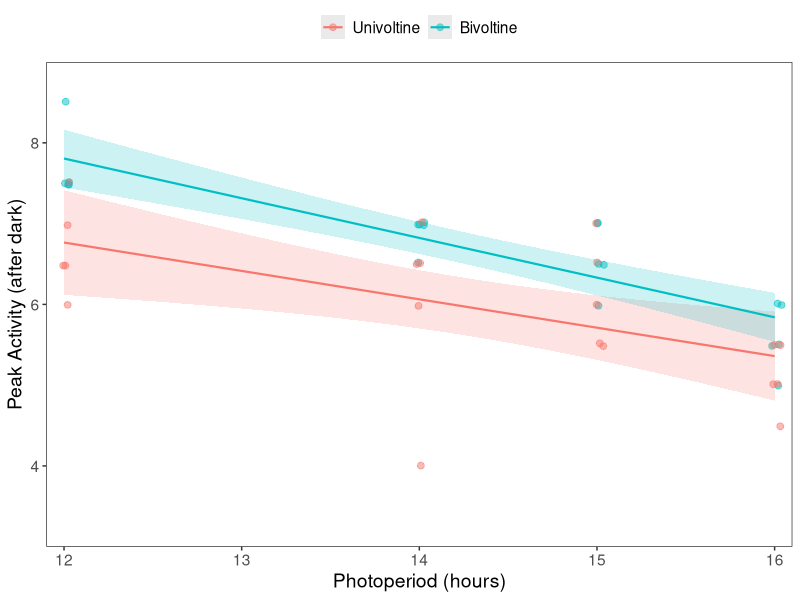
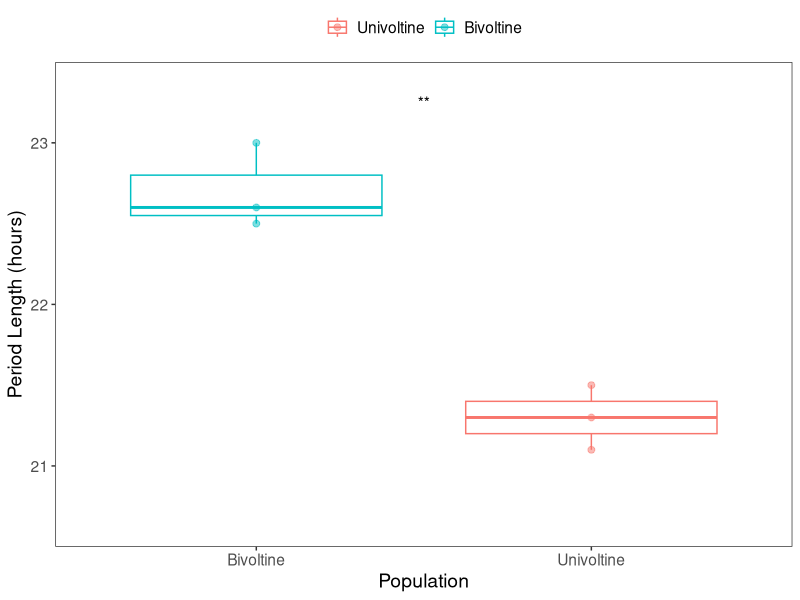

The R script that drew these images, in order: (Note: this script raises an error after producing the figures.)
## ---- chunk 1
library('car')
library('emmeans')
library('ggplot2')
library('ggpubr')
library('readr')
library('tidyverse')

## ---- chunk 2

## ---- chunk 3
phase_df <- read_csv("../data/activity_summary.csv", 
                         col_types = cols(X1 = col_skip()))

phase_df$strain = as.factor(phase_df$strain)
phase_df$strain = relevel(phase_df$strain, ref = 'univoltine')

#lm
m1 = lm(peak_after_day ~ daylength+strain, data = phase_df)
car::Anova(m1)
m1_contrast = emmeans::contrast(emmeans::emmeans(m1, ~ strain, type = 'response'), method = 'pairwise')
summary(m1_contrast, infer = c(TRUE, TRUE))

figure1c = ggplot(data=phase_df,
                 aes(x=daylength, y=peak_after_day, color=strain)) +
  geom_jitter(size=2, alpha=0.5, position = position_jitter(width = 0.04, height = 0.02)) +
  geom_smooth(method='lm', se=TRUE, aes(fill = strain),alpha = 0.2, size = 0.75) +
  scale_fill_manual(values = c('univoltine' = "#F8766D", 'bivoltine' = "#00BFC4"),
                     labels = c('univoltine' = "Univoltine",
                                'bivoltine' = "Bivoltine")) +
  scale_color_manual(values = c('univoltine' = "#F8766D", 'bivoltine' = "#00BFC4"),
                     labels = c('univoltine' = "Univoltine",
                                'bivoltine' = "Bivoltine")) +
  theme_bw() +
  theme(text = element_text(size = 14, family = "sans", color = 'black'),
        strip.background = element_blank(),
        panel.grid.major = element_blank(),
        panel.grid.minor = element_blank(),
        legend.position = "top",
        legend.title = element_blank()) +
  ylab("Peak Activity (after dark)") + xlab("Photoperiod (hours)") +
  scale_x_continuous(breaks = c(12, 13, 14, 15, 16), expand = c(0.0,0), limits = c(11.9, 16.1)) +
  scale_y_continuous(breaks = c(4,6,8), expand = c(0,0), limits = c(3,9)) +
  guides(fill = 'none')

## ---- chunk 4
circ_df <- read_csv("../data/activity_circadian.csv")
circ_df$strain = as.factor(circ_df$strain)
circ_df$strain = relevel(circ_df$strain, ref = 'univoltine')

t.test(data = circ_df, period ~ strain)

figure1d = ggplot(circ_df,
                  aes(x=strain, y=period, color = strain)) +
  geom_boxplot(size = 0.5) +
  geom_point(aes(x = strain, y = period, color = strain), alpha=0.5, size=2) +
  theme_bw() +
  ylab("Period (hours)") + xlab("Population") +
  scale_color_manual(values = c(
    'bivoltine' = "#00BFC4",
    'univoltine' = "#F8766D"),
    labels = c(
      'bivoltine' = 'Bivoltine',
      'univoltine' = 'Univoltine',
    name = "")) +
  theme(text = element_text(size = 14, family = "sans", color = 'black'),
        strip.background = element_blank(),
        panel.grid.major = element_blank(),
        panel.grid.minor = element_blank(),
        legend.position = "top",
        legend.title = element_blank()) +
  scale_x_discrete(breaks = c('bivoltine', 'univoltine'), limits = c('bivoltine', 'univoltine'),
                   labels = c('bivoltine' = 'Bivoltine', 'univoltine' = 'Univoltine'),
                   name = "Population") +
  scale_y_continuous(breaks = seq(21, 23,  by = 1), expand = c(0,0), limits = c(20.5,23.5),
                   name = 'Period Length (hours)') +
  annotate("text", x=1.5, y=23.25, label= "**", size = 4)

## ---- chunk 5
figure1 = ggarrange(figure1a,figure1b,
                    figure1c,figure1d,
                    ncol = 2, nrow = 2,
                    common.legend = TRUE, legend = 'top', align = 'hv')


ggsave("figure1.png", plot = figure1, width = 6, height = 6, dpi = 600, units=c('in'),
               bg='white')
